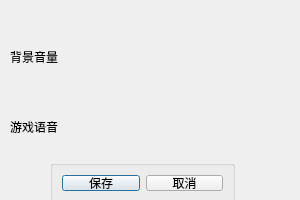
<?xml version="1.0" encoding="UTF-8"?>
<ui version="4.0">
 <class>mainEdit</class>
 <widget class="QDialog" name="mainEdit">
  <property name="geometry">
   <rect>
    <x>0</x>
    <y>0</y>
    <width>300</width>
    <height>200</height>
   </rect>
  </property>
  <property name="windowTitle">
   <string>设置</string>
  </property>
  <widget class="soundchoose" name="widget" native="true">
   <property name="geometry">
    <rect>
     <x>90</x>
     <y>40</y>
     <width>200</width>
     <height>35</height>
    </rect>
   </property>
  </widget>
  <widget class="soundchoose" name="widget_2" native="true">
   <property name="geometry">
    <rect>
     <x>90</x>
     <y>110</y>
     <width>200</width>
     <height>35</height>
    </rect>
   </property>
  </widget>
  <widget class="QLabel" name="label">
   <property name="geometry">
    <rect>
     <x>10</x>
     <y>50</y>
     <width>50</width>
     <height>13</height>
    </rect>
   </property>
   <property name="text">
    <string>背景音量</string>
   </property>
  </widget>
  <widget class="QLabel" name="label_2">
   <property name="geometry">
    <rect>
     <x>10</x>
     <y>120</y>
     <width>50</width>
     <height>13</height>
    </rect>
   </property>
   <property name="text">
    <string>游戏语音</string>
   </property>
  </widget>
  <widget class="QGroupBox" name="groupBox">
   <property name="geometry">
    <rect>
     <x>50</x>
     <y>160</y>
     <width>185</width>
     <height>43</height>
    </rect>
   </property>
   <property name="title">
    <string/>
   </property>
   <layout class="QHBoxLayout" name="horizontalLayout">
    <item>
     <widget class="QPushButton" name="pushButton">
      <property name="text">
       <string>保存</string>
      </property>
     </widget>
    </item>
    <item>
     <widget class="QPushButton" name="pushButton_2">
      <property name="text">
       <string>取消</string>
      </property>
     </widget>
    </item>
   </layout>
  </widget>
 </widget>
 <customwidgets>
  <customwidget>
   <class>soundchoose</class>
   <extends>QWidget</extends>
   <header location="global">soundchoose.h</header>
   <container>1</container>
  </customwidget>
 </customwidgets>
 <resources/>
 <connections/>
</ui>
